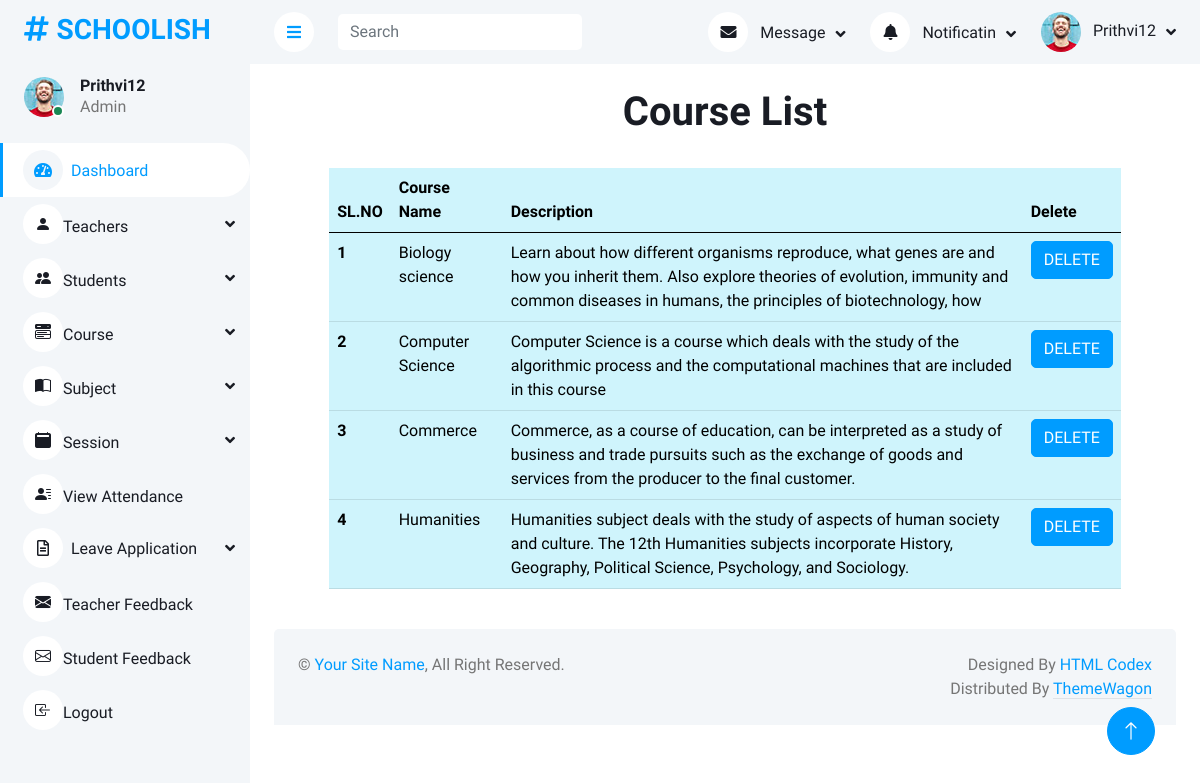
Page /admindashboard/course/view (signed in) on the committed database.
### home/models.py (models this page shows, shortened)
class Login(AbstractUser):
    is_teacher = models.BooleanField(default=False)
    is_student = models.BooleanField(default=False)

class Course(models.Model):
    course_name = models.CharField(max_length=100)
    course_desc = models.TextField(max_length=200)

### home/adminviews.py (the view)
# urls.py: path('admindashboard/course/view', adminviews.view_course, name='view_course'),
def view_course(request):
    data = Course.objects.all()
    return render(request, 'admin1/Viewcourse.html', {'data': data})

### templates/admin1/Viewcourse.html
{% extends 'admin1/Adminbase.html' %}
{% load crispy_forms_tags %}
{% block content %}
<br>
<h1 class="text-center">Course List</h1><br>
<div class="col-xl-10 mx-auto">
<table class="table table-info">
  <thead>
    <tr >
      <th scope="col">SL.NO</th>
      <th scope="col">Course Name</th>
      <th scope="col">Description</th>
      <th scope="col">Delete</th>
    </tr>
  </thead>
  <tbody>
    {% for i in data %}
    <tr>
      <th scope="row">{{forloop.counter}}</th>
      <td>{{i.course_name}}</td>
      <td>{{i.course_desc}}</td>
      <td><a href="{% url 'delete_course' i.id %}"> <button type="button" class="btn btn-primary">DELETE</button></a></td>
    </tr>
    {% endfor %}
  </tbody>
</table>
</div>
{% endblock %}

### templates/admin1/Adminbase.html (shortened to what this page needs)
<!DOCTYPE html>
<html lang="en">
{% load static %}
<head>
    <link href="https://cdnjs.cloudflare.com/ajax/libs/font-awesome/5.10.0/css/all.min.css" rel="stylesheet">
    <link href="https://cdn.jsdelivr.net/npm/bootstrap-icons@1.4.1/font/bootstrap-icons.css" rel="stylesheet">
    <link href=" {% static 'set2/lib/owlcarousel/assets/owl.carousel.min.css' %} " rel="stylesheet">
    <link href=" {% static 'set2/lib/tempusdominus/css/tempusdominus-bootstrap-4.min.css' %} " rel="stylesheet" />
    <link href=" {% static 'set2/css/bootstrap.min.css' %} " rel="stylesheet">
    <link href=" {% static 'set2/css/style.css' %} " rel="stylesheet">
</head>
<body>
    <div class="container-xxl position-relative bg-white d-flex p-0">
        <div class="sidebar pe-0 pb-5">
            <nav class="navbar bg-light navbar-light">
                <a href=" {% static 'index.html' %} " class="navbar-brand mx-4 mb-3">
                    <h3 class="text-primary"><i class="fa fa-hashtag me-2"></i>SCHOOLISH</h3>
                </a>
                <div class="d-flex align-items-center ms-4 mb-4">
                    <div class="position-relative">
                        <img class="rounded-circle" src=" {% static 'set2/img/user.jpg' %} " alt="" style="width: 40px; height: 40px;">
                        <div class="bg-success rounded-circle border border-2 border-white position-absolute end-0 bottom-0 p-1"></div>
                    </div>
                    <div class="ms-3">
                        <h6 class="mb-0">{{request.user}}</h6>
                        <span>Admin</span>
                    </div>
                </div>
                <div class="navbar-nav w-100">
                    <a href=" {% url 'admindashboard' %} " class="nav-item nav-link active"><i class="fa fa-tachometer-alt me-2"></i>Dashboard</a>
                    <div class="nav-item dropdown">
                        <a href="#" class="nav-link dropdown-toggle" data-bs-toggle="dropdown"><i class="bi bi-person-fill"></i>Teachers</a>
                    </div>
                    <div class="nav-item dropdown">
                        <a href="#" class="nav-link dropdown-toggle" data-bs-toggle="dropdown"><i class="bi bi-people-fill"></i>Students</a>
                    </div>
                    <div class="nav-item dropdown">
                        <a href="#" class="nav-link dropdown-toggle" data-bs-toggle="dropdown"><i class="bi bi-menu-button-wide-fill"></i>Course</a>
                    </div>
                    <div class="nav-item dropdown">
                        <a href="#" class="nav-link dropdown-toggle" data-bs-toggle="dropdown"><i class="bi bi-book-half"></i>Subject</a>
                    </div>
                    <div class="nav-item dropdown">
                        <a href="#" class="nav-link dropdown-toggle" data-bs-toggle="dropdown"><i class="bi bi-calendar2-fill"></i>Session</a>
                    </div>
                    <a href=" {% static 'table.html' %} " class="nav-item nav-link"><i class="bi bi-person-lines-fill"></i>View Attendance</a>
                     <div class="nav-item dropdown">
                        <a href="#" class="nav-link dropdown-toggle" data-bs-toggle="dropdown"><i class="far fa-file-alt me-2"></i>Leave Application</a>
                    </div>
                    <a href=" {% url 'teacher_feedbacks' %} " class="nav-item nav-link"><i class="bi bi-envelope-fill"></i>Teacher Feedback</a>
                    <a href=" {% url 'student_feedbacks' %} " class="nav-item nav-link"><i class="bi bi-envelope"></i>Student Feedback</a>
                    <a href=" {% static 'chart.html' %} " class="nav-item nav-link"><i class="bi bi-box-arrow-in-left"></i>Logout</a>
                </div>
            </nav>
        </div>
        <div class="content">
            <nav class="navbar navbar-expand bg-light navbar-light sticky-top px-4 py-0">
                <a href="#" class="sidebar-toggler flex-shrink-0">
                    <i class="fa fa-bars"></i>
                </a>
                <form class="d-none d-md-flex ms-4">
                    <input class="form-control border-0" type="search" placeholder="Search">
                </form>
                <div class="navbar-nav align-items-center ms-auto">
                    <div class="nav-item dropdown">
                        <a href="#" class="nav-link dropdown-toggle" data-bs-toggle="dropdown">
                            <i class="fa fa-envelope me-lg-2"></i>
                            <span class="d-none d-lg-inline-flex">Message</span>
                        </a>
                    </div>
                    <div class="nav-item dropdown">
                        <a href="#" class="nav-link dropdown-toggle" data-bs-toggle="dropdown">
                            <i class="fa fa-bell me-lg-2"></i>
                            <span class="d-none d-lg-inline-flex">Notificatin</span>
                        </a>
                    </div>
                    <div class="nav-item dropdown">
                        <a href="#" class="nav-link dropdown-toggle" data-bs-toggle="dropdown">
                            <img class="rounded-circle me-lg-2" src=" {% static 'set2/img/user.jpg' %} " alt="" style="width: 40px; height: 40px;">
                            <span class="d-none d-lg-inline-flex">{{request.user}}</span>
                        </a>
                    </div>
                </div>
            </nav>
            {% block content %}{% endblock %}
            <div class="container-fluid pt-4 px-4">
                <div class="bg-light rounded-top p-4">
                    <div class="row">
                        <div class="col-12 col-sm-6 text-center text-sm-start">
                            &copy; <a href="#">Your Site Name</a>, All Right Reserved.
                        </div>
                        <div class="col-12 col-sm-6 text-center text-sm-end">
                            Designed By <a href="https://htmlcodex.com">HTML Codex</a>
                        Distributed By <a class="border-bottom" href="https://themewagon.com" target="_blank">ThemeWagon</a>
                        </div>
                    </div>
                </div>
            </div>
        </div>
        <a href="#" class="btn btn-lg btn-primary btn-lg-square back-to-top"><i class="bi bi-arrow-up"></i></a>
    </div>
</body>
</html>

### static/set2/css/style.css (style rules this page uses)
:root { --primary: #009CFF; --light: #F3F6F9; --dark: #191C24; }
.back-to-top { position: fixed; display: none; right: 45px; bottom: 45px; z-index: 99; }
.btn { transition: .5s; }
.btn.btn-primary { color: #FFFFFF; }
.btn-lg-square { width: 48px; height: 48px; }
.btn-square, .btn-sm-square, .btn-lg-square { padding: 0; display: inline-flex; align-items: center; justify-content: center; font-weight: normal; border-radius: 50px; }
.sidebar { position: fixed; top: 0; left: 0; bottom: 0; width: 250px; height: 100vh; overflow-y: auto; background: var(--light); transition: 0.5s; z-index: 999; }
.content { margin-left: 250px; min-height: 100vh; background: #FFFFFF; transition: 0.5s; }
@media (min-width: 992px) { .sidebar { margin-left: 0; } }
@media (min-width: 992px) { .content { width: calc(100% - 250px); } }
.sidebar .navbar .navbar-nav .nav-link { padding: 7px 20px; color: var(--dark); font-weight: 500; border-left: 3px solid var(--light); border-radius: 0 30px 30px 0; outline: none; }
.sidebar .navbar .navbar-nav .nav-link:hover, .sidebar .navbar .navbar-nav .nav-link.active { color: var(--primary); background: #FFFFFF; border-color: var(--primary); }
.sidebar .navbar .navbar-nav .nav-link i { width: 40px; height: 40px; display: inline-flex; align-items: center; justify-content: center; background: #FFFFFF; border-radius: 40px; }
.sidebar .navbar .navbar-nav .nav-link:hover i, .sidebar .navbar .navbar-nav .nav-link.active i { background: var(--light); }
.sidebar .navbar .dropdown-toggle::after { position: absolute; top: 15px; right: 15px; border: none; content: "\f107"; font-family: "Font Awesome 5 Free"; font-weight: 900; transition: .5s; }
.content .navbar .navbar-nav .nav-link { margin-left: 25px; padding: 12px 0; color: var(--dark); outline: none; }
.content .navbar .sidebar-toggler, .content .navbar .navbar-nav .nav-link i { width: 40px; height: 40px; display: inline-flex; align-items: center; justify-content: center; background: #FFFFFF; border-radius: 40px; }
.content .navbar .dropdown-toggle::after { margin-left: 6px; vertical-align: middle; border: none; content: "\f107"; font-family: "Font Awesome 5 Free"; font-weight: 900; transition: .5s; }

### rows in the picture
Login: user "Prithvi12"
Course: course_name "Biology science", course_desc "Learn about how different organisms reproduce, what genes are and how you inherit them. Also explore theories of evolution, immunity and common diseases in humans, the principles of biotechnology, how"
Course: course_name "Computer Science", course_desc "Computer Science is a course which deals with the study of the algorithmic process and the computational machines that are included in this course"
Course: course_name "Commerce", course_desc "Commerce, as a course of education, can be interpreted as a study of business and trade pursuits such as the exchange of goods and services from the producer to the final customer."
Course: course_name "Humanities", course_desc "Humanities subject deals with the study of aspects of human society and culture. The 12th Humanities subjects incorporate History, Geography, Political Science, Psychology, and Sociology."
